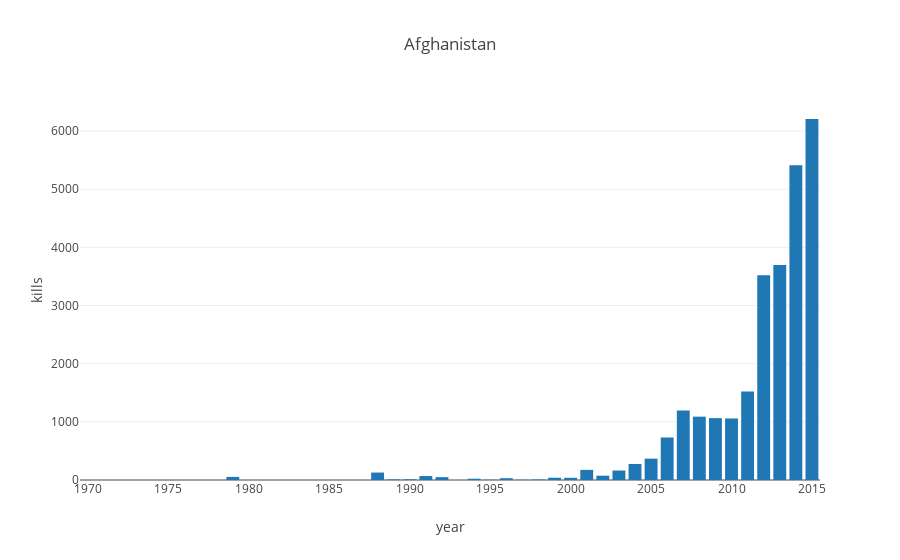

Notebook code cell kept with this figure:
### Code cell
KillsEachYear('Afghanistan')

### Figure 1 — Plotly figure (JSON) as saved in the notebook; plotly's stock layout.template omitted (floating-point values rounded to 4 significant figures)
{"data": [{"type": "bar", "x": [1970, 1971, 1972, 1973, 1974, 1975, 1976, 1977, 1978, 1979, 1980, 1981, 1986, 1982, 1983, 1984, 1985, 1987, 1988, 1989, 1990, 1991, 1992, 1994, 1995, 1996, 1997, 1998, 1999, 2000, 2001, 2002, 2003, 2004, 2005, 2006, 2007, 2008, 2009, 2010, 2011, 2012, 2013, 2014, 2015], "y": [0, 0, 0, 0, 0, 0, 0, 0, 0, 53, 0, 0, 0, 0, 0, 0, 0, 0, 128, 10, 12, 68, 49, 22, 5, 31, 4, 8, 39, 38, 174, 74, 163, 275, 367, 731, 1197, 1089, 1064, 1058, 1521, 3521, 3696, 5413, 6208]}], "layout": {"title": "Afghanistan", "xaxis": {"title": "year"}, "yaxis": {"title": "kills"}}}
